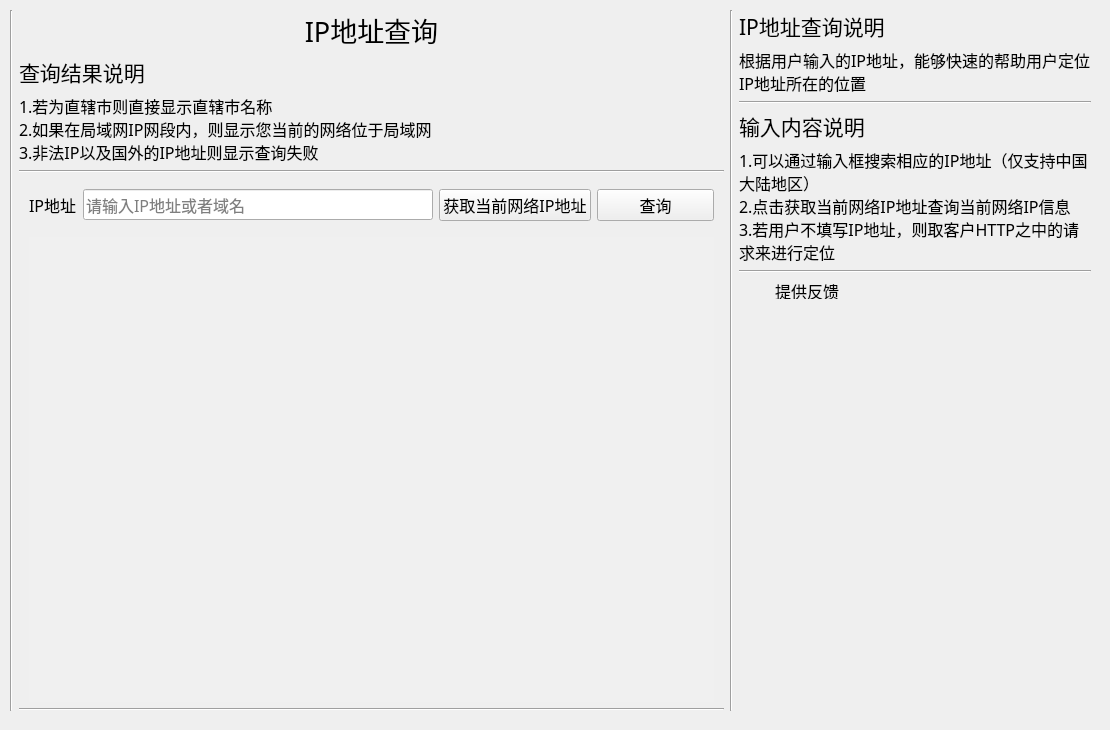
    <widget class="QWidget" name="IPLocationPage">
     <widget class="QWidget" name="horizontalLayoutWidget_10">
      <property name="geometry">
       <rect>
        <x>0</x>
        <y>0</y>
        <width>1101</width>
        <height>721</height>
       </rect>
      </property>
      <layout class="QHBoxLayout" name="IPLocationHorizontal1" stretch="0,2,0,1">
       <property name="leftMargin">
        <number>10</number>
       </property>
       <property name="topMargin">
        <number>10</number>
       </property>
       <property name="rightMargin">
        <number>10</number>
       </property>
       <property name="bottomMargin">
        <number>10</number>
       </property>
       <item>
        <widget class="Line" name="IPLocationLine6">
         <property name="orientation">
          <enum>Qt::Vertical</enum>
         </property>
        </widget>
       </item>
       <item>
        <layout class="QVBoxLayout" name="IPLocationVertical1">
         <item>
          <widget class="QLabel" name="IPLocationLabel">
           <property name="font">
            <font>
             <family>微软雅黑</family>
             <pointsize>20</pointsize>
            </font>
           </property>
           <property name="text">
            <string>IP地址查询</string>
           </property>
           <property name="alignment">
            <set>Qt::AlignCenter</set>
           </property>
           <property name="margin">
            <number>10</number>
           </property>
          </widget>
         </item>
         <item>
          <widget class="QLabel" name="IPLocationSearchResultContextLabel">
           <property name="font">
            <font>
             <family>微软雅黑 Light</family>
             <pointsize>16</pointsize>
            </font>
           </property>
           <property name="text">
            <string>查询结果说明</string>
           </property>
           <property name="margin">
            <number>10</number>
           </property>
          </widget>
         </item>
         <item>
          <widget class="QLabel" name="IPLocationSearchInformationLabel">
           <property name="font">
            <font>
             <family>微软雅黑 Light</family>
             <pointsize>12</pointsize>
            </font>
           </property>
           <property name="text">
            <string>1.若为直辖市则直接显示直辖市名称
2.如果在局域网IP网段内，则显示您当前的网络位于局域网
3.非法IP以及国外的IP地址则显示查询失败</string>
           </property>
           <property name="wordWrap">
            <bool>true</bool>
           </property>
           <property name="margin">
            <number>10</number>
           </property>
          </widget>
         </item>
         <item>
          <widget class="Line" name="IPLocationLine1">
           <property name="orientation">
            <enum>Qt::Horizontal</enum>
           </property>
          </widget>
         </item>
         <item>
          <layout class="QHBoxLayout" name="IPLocationHorizontal2" stretch="0,3,0,1">
           <property name="leftMargin">
            <number>10</number>
           </property>
           <property name="topMargin">
            <number>10</number>
           </property>
           <property name="rightMargin">
            <number>10</number>
           </property>
           <property name="bottomMargin">
            <number>10</number>
           </property>
           <item>
            <widget class="QLabel" name="IPLabel">
             <property name="font">
              <font>
               <family>微软雅黑 Light</family>
               <pointsize>12</pointsize>
              </font>
             </property>
             <property name="text">
              <string>IP地址</string>
             </property>
            </widget>
           </item>
           <item>
            <widget class="QLineEdit" name="IPLocationLineEdit">
             <property name="font">
              <font>
               <family>微软雅黑 Light</family>
               <pointsize>12</pointsize>
              </font>
             </property>
             <property name="placeholderText">
              <string>请输入IP地址或者域名</string>
             </property>
            </widget>
           </item>
           <item>
            <widget class="QPushButton" name="IPLocationGetLocalNetWorkButton">
             <property name="font">
              <font>
               <family>微软雅黑 Light</family>
               <pointsize>12</pointsize>
              </font>
             </property>
             <property name="text">
              <string>获取当前网络IP地址</string>
             </property>
            </widget>
           </item>
           <item>
            <widget class="QPushButton" name="IPLocationSearchButton">
             <property name="font">
              <font>
               <family>微软雅黑 Light</family>
               <pointsize>12</pointsize>
              </font>
             </property>
             <property name="text">
              <string>查询</string>
             </property>
            </widget>
           </item>
          </layout>
         </item>
         <item>
          <layout class="QVBoxLayout" name="IPLocationVertical2">
           <property name="leftMargin">
            <number>10</number>
           </property>
           <property name="rightMargin">
            <number>10</number>
           </property>
           <item>
            <widget class="QTextEdit" name="IPLocationResultTextEdit">
             <property name="font">
              <font>
               <family>微软雅黑 Light</family>
               <pointsize>12</pointsize>
              </font>
             </property>
             <property name="styleSheet">
              <string notr="true">QTextEdit{
    color: Black;
    background: #F0F0F0;
    NoFrame;
}</string>
             </property>
             <property name="frameShape">
              <enum>QFrame::NoFrame</enum>
             </property>
            </widget>
           </item>
          </layout>
         </item>
         <item>
          <widget class="Line" name="IPLocationLine2">
           <property name="orientation">
            <enum>Qt::Horizontal</enum>
           </property>
          </widget>
         </item>
        </layout>
       </item>
       <item>
        <widget class="Line" name="IPLocationLine5">
         <property name="orientation">
          <enum>Qt::Vertical</enum>
         </property>
        </widget>
       </item>
       <item>
        <layout class="QVBoxLayout" name="IPLocationVertical3">
         <item>
          <widget class="QLabel" name="IPLocationInformationLabel">
           <property name="font">
            <font>
             <family>微软雅黑 Light</family>
             <pointsize>16</pointsize>
            </font>
           </property>
           <property name="text">
            <string>IP地址查询说明</string>
           </property>
           <property name="margin">
            <number>10</number>
           </property>
          </widget>
         </item>
         <item>
          <widget class="QLabel" name="IPLocationDetailInformationLabel">
           <property name="font">
            <font>
             <family>微软雅黑 Light</family>
             <pointsize>12</pointsize>
            </font>
           </property>
           <property name="text">
            <string>根据用户输入的IP地址，能够快速的帮助用户定位IP地址所在的位置</string>
           </property>
           <property name="wordWrap">
            <bool>true</bool>
           </property>
           <property name="margin">
            <number>10</number>
           </property>
          </widget>
         </item>
         <item>
          <widget class="Line" name="IPLocationLine3">
           <property name="orientation">
            <enum>Qt::Horizontal</enum>
           </property>
          </widget>
         </item>
         <item>
          <widget class="QLabel" name="IPLocationInputContextLabel">
           <property name="font">
            <font>
             <family>微软雅黑 Light</family>
             <pointsize>16</pointsize>
            </font>
           </property>
           <property name="text">
            <string>输入内容说明</string>
           </property>
           <property name="margin">
            <number>10</number>
           </property>
          </widget>
         </item>
         <item>
          <widget class="QLabel" name="IPLocationInputInformationLabel">
           <property name="font">
            <font>
             <family>微软雅黑 Light</family>
             <pointsize>12</pointsize>
            </font>
           </property>
           <property name="text">
            <string>1.可以通过输入框搜索相应的IP地址（仅支持中国大陆地区）
2.点击获取当前网络IP地址查询当前网络IP信息
3.若用户不填写IP地址，则取客户HTTP之中的请求来进行定位</string>
           </property>
           <property name="wordWrap">
            <bool>true</bool>
           </property>
           <property name="margin">
            <number>10</number>
           </property>
          </widget>
         </item>
         <item>
          <widget class="Line" name="IPLocationLine4">
           <property name="orientation">
            <enum>Qt::Horizontal</enum>
           </property>
          </widget>
         </item>
         <item>
          <layout class="QHBoxLayout" name="IPLocationHorizontal3">
           <property name="leftMargin">
            <number>10</number>
           </property>
           <item>
            <widget class="QLabel" name="IPLocationFeedBackPhotoLabel">
             <property name="maximumSize">
              <size>
               <width>20</width>
               <height>20</height>
              </size>
             </property>
             <property name="text">
              <string/>
             </property>
            </widget>
           </item>
           <item>
            <widget class="QLabel" name="IPLocationFeedBackLabel">
             <property name="maximumSize">
              <size>
               <width>16777215</width>
               <height>20</height>
              </size>
             </property>
             <property name="font">
              <font>
               <family>微软雅黑 Light</family>
               <pointsize>12</pointsize>
              </font>
             </property>
             <property name="text">
              <string>&lt;html&gt;&lt;head/&gt;&lt;body&gt;&lt;p&gt;&lt;a href=&quot;https://github.com/&quot;&gt;&lt;span style=&quot; color:#000000;&quot;&gt;提供反馈&lt;/span&gt;&lt;/a&gt;&lt;/p&gt;&lt;/body&gt;&lt;/html&gt;</string>
             </property>
             <property name="margin">
              <number>0</number>
             </property>
             <property name="openExternalLinks">
              <bool>true</bool>
             </property>
            </widget>
           </item>
          </layout>
         </item>
         <item>
          <spacer name="IPLocationSpacer2">
           <property name="orientation">
            <enum>Qt::Vertical</enum>
           </property>
           <property name="sizeHint" stdset="0">
            <size>
             <width>20</width>
             <height>40</height>
            </size>
           </property>
          </spacer>
         </item>
        </layout>
       </item>
      </layout>
     </widget>
    </widget>
